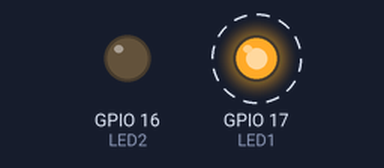
Bench run of a program on a simulated ESP32 board running MicroPython. On the bench: output pins drawn as LEDs (lit = HIGH). Dashed ring = blinking. At 10.0 s the program stops and its outputs stay as they are.

Above: at 0.02 s.
Timing chart, 0 to 3.0 s (numbered marks = the images above):
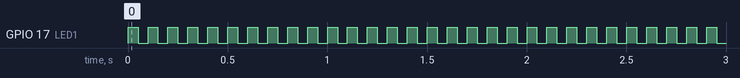

Measured:
- by itself, GPIO 17 (LED1): alternates HIGH for 0.05 s and LOW for 0.05 s, 200 changes in all, then stays LOW

The program:

2_1.py
```python
from machine import Pin
import time, sys

LED1 = Pin(17, Pin.OUT, value=0)
LED2 = Pin(16, Pin.OUT, value=0)

class Blik_led:
  #def __init__(self):
    #self.LED1 = Pin(17, Pin.OUT, value=0)
    #self.LED2 = Pin(16, Pin.OUT, value=0)

  def blikaj(self, farba, frekvencia, pocet):
    self.perioda=1/frekvencia
    self.cas_on= 0.5*self.perioda

    for i in range(pocet):    # pocet bliknuti
      if farba == "cervena":
          LED1.on()
          LED2.off()
      else:
          LED2.on()
          LED1.off()
      time.sleep(self.cas_on)
      LED2.off()
      LED1.off()
      time.sleep(self.perioda-self.cas_on)

led = Blik_led()
led.blikaj("cervena", 10, 100) #farba, frekvencia, pocet
```
